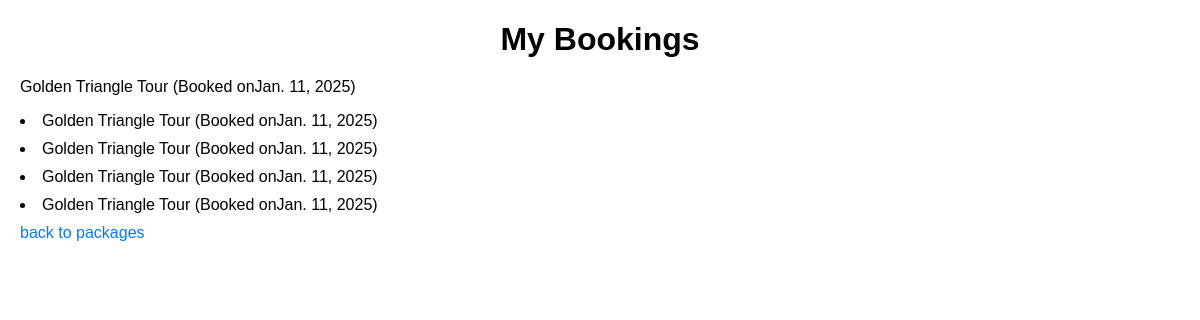
The app's page /my_bookings/ (signed in) with its own data.
### web/models.py (models this page shows)
class Booking(models.Model):
    user= models.ForeignKey(User,on_delete=models.CASCADE, null=True)
    package= models.ForeignKey(TourPackage ,on_delete=models.CASCADE, null=True )
    booking_date= models.DateField(auto_now_add=True)
    number_of_people= models.PositiveIntegerField()
    total_price = models.DecimalField(max_digits=10,decimal_places=2,null=True )

class TourPackage(models.Model):
    vendor= models.ForeignKey( User,on_delete=models.CASCADE ,null=True, default=0)
    name= models.CharField(max_length=255 ,default=0 )
    description= models.TextField(default=0)
    destination= models.CharField(max_length=255, default=0)
    price = models.DecimalField(max_digits=10,decimal_places=2 ,default=0)
    duration= models.CharField (max_length=50 , default=0)
    image= models.ImageField(upload_to='gallary', default=0)
    approved=models.BooleanField(default=False, null=True  )
    is_top_package =models.BooleanField(default=False)
    is_budget_friendly =models.BooleanField(default=False)
    available =models.BooleanField(default=True)
    expiry_date =models.DateField(help_text='Last date This package is available',null=True,blank=True, default=None)

### web/views.py (the view)
# urls.py: path('my_bookings/', v.my_bookings, name='my_bookings'),
def my_bookings(request):
    if request.user.is_authenticated:
     bookings =Booking.objects.filter(user =request.user)
     return render(request,'my_bookings.html',{'bookings':bookings})
    else:
        return('You need to log in to access this page.')

### web/templates/my_bookings.html (shortened to what this page needs)
<!DOCTYPE html>
<html lang="en">
<head>
</head>
<body>
<h1>My Bookings</h1>
<ul>
    {%for booking in bookings %}
    <li>{{booking.package.name}}
       (Booked on{{booking.booking_date}})
    </li>
</ul>
{%endfor%}
<a href="{% url 'package_list' %}">back to packages</a>
</body>
</html>

### web/templates/my_bookings.html (style rules this page uses)
body { font-family: sans-serif; margin: 20px; }
h1 { text-align: center; margin-bottom: 20px; }
ul { list-style: none; padding: 0; }
li { margin-bottom: 10px; }
a { color: #007bff; text-decoration: none; }

### records on screen
Booking: package.name "Golden Triangle Tour", booking_date "Jan. 11, 2025"
Booking: package.name "Golden Triangle Tour", booking_date "Jan. 11, 2025"
Booking: package.name "Golden Triangle Tour", booking_date "Jan. 11, 2025"
Booking: package.name "Golden Triangle Tour", booking_date "Jan. 11, 2025"
Booking: package.name "Golden Triangle Tour", booking_date "Jan. 11, 2025"
